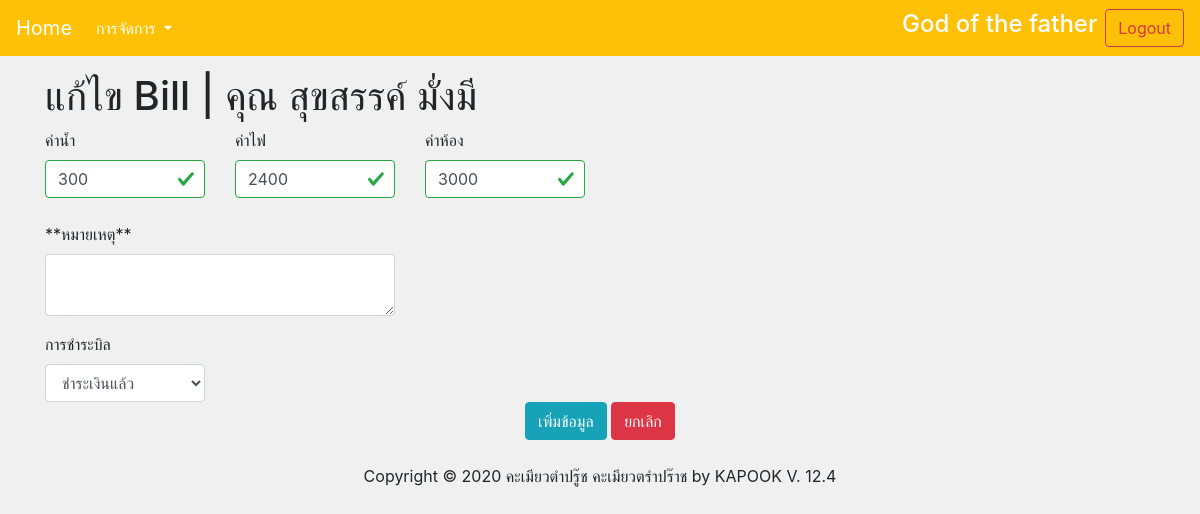
Page /editBillReport.php?id_bill=8 (signed in) on the committed database.
### tables this page shows
CREATE TABLE `bill` (
  `id_bill` int(11) NOT NULL,
  `id_member` int(11) NOT NULL,
  `water_bill` double NOT NULL,
  `electric_bill` double NOT NULL,
  `room_bill` double NOT NULL,
  `result_bill` double NOT NULL,
  `report_bill` text NOT NULL,
  `status_bill` varchar(15) NOT NULL,
  `date_bill` date NOT NULL
);

CREATE TABLE `member` (
  `id_member` int(11) NOT NULL,
  `idcard_member` varchar(14) NOT NULL,
  `name_member` varchar(30) NOT NULL,
  `sur_member` varchar(30) NOT NULL,
  `room_member` varchar(5) NOT NULL,
  `vehicle_member` varchar(12) DEFAULT NULL,
  `plate_member` varchar(10) DEFAULT NULL,
  `phone_member` varchar(10) NOT NULL,
  `fristday_member` date DEFAULT NULL
);

### editBillReport.php (the view, shortened to what this page needs)
<?php
require 'connect.php';
if (!$_SESSION['userid']) {
    echo "<script>";
    echo "alert('ไม่ได้มีการ login เข้ามาอย่างถูกต้อง')";
    echo "</script>";
    Header('Refresh:0; url=index.php');
} else if ($_SESSION['userstatus'] == "user") {
    echo "<script>";
    echo "alert('ไม่มีสิทธิ์ในการใช้งาน\nจะต้องเป็นผู้ใช้ระดับ Admin เท่านั้น')";
    echo "</script>";
} else {
    $name_login = $_SESSION['name'];
    $id_bill = $_REQUEST['id_bill'];
    $query  = "SELECT bill.id_bill,member.id_member,member.name_member,member.sur_member,bill.water_bill,bill.electric_bill,bill.room_bill,bill.report_bill FROM bill INNER JOIN member ON bill.id_member=member.id_member WHERE bill.id_bill=$id_bill";
    $result = mysqli_query($connect, $query);
    while ($row = mysqli_fetch_array($result)) {
        $name = $row['name_member'] . " " . $row['sur_member'];
        $water = $row['water_bill'];
        $ele = $row['electric_bill'];
        $room = $row['room_bill'];
        $report = $row['report_bill'];
    }
?>
    <html>
    <head>
        <link rel="stylesheet" href="https://maxcdn.bootstrapcdn.com/bootstrap/4.0.0/css/bootstrap.min.css">
        <link rel="stylesheet" href="https://cdnjs.cloudflare.com/ajax/libs/twitter-bootstrap/4.5.2/css/bootstrap.css">
        <link rel="stylesheet" href="https://cdn.datatables.net/1.10.22/css/dataTables.bootstrap4.min.css">
        <link rel="stylesheet" href=" https://cdn.datatables.net/buttons/1.6.4/css/buttons.bootstrap4.min.css">
        <link rel="stylesheet" href="asset/style.css">
    </head>
    <body>
        <div class="sticky-top">
            <nav class="navbar navbar-expand-lg  navbar-light bg-warning">
                <a class="navbar-brand text-white" href="admin.php">Home</a>
                <div class="collapse navbar-collapse" id="navbarSupportedContent">
                    <ul class="navbar-nav mr-auto">
                        <li class="nav-item dropdown">
                            <a class="nav-link dropdown-toggle text-white" href="#" id="navbarDropdown" role="button" data-toggle="dropdown" aria-haspopup="true" aria-expanded="false">
                                การจัดการ
                            </a>
                        </li>
                    </ul>
                    <form class="form-inline my-2 my-lg-0">
                        <h4 class="mr-sm-2 text-white"><?php echo $name_login; ?></h4>
                        <button type="button" class="btn btn-outline-danger" data-toggle="modal" data-target="#exampleModal">
                            Logout
                        </button>
                    </form>
                </div>
            </nav>
        </div>
        <div class="container pt-3">
            <h1>แก้ไข Bill | คุณ <?php echo $name; ?></h1>
            <div class="form-group">
                <div class="row">
                    <div class="col-2">
                        <label>ค่าน้ำ</label>
                        <div class="was-validated">
                            <input type="number" class="form-control" name="water_bill" id="water_bill" value="<?php echo $water; ?>" required>
                        </div>
                    </div>
                    <div class="col-2">
                        <label>ค่าไฟ</label>
                        <div class="was-validated">
                            <input type="number" class="form-control" name="electric_bill" id="electric_bill" value="<?php echo $ele; ?>" required>
                        </div>
                    </div>
                    <div class="col-2">
                        <label>ค่าห้อง</label>
                        <div class="was-validated">
                            <input type="number" class="form-control" name="room_bill" id="room_bill" value="<?php echo $room; ?>" required>
                        </div>
                    </div>
                </div>
                <br>
                <div class="row">
                    <div class="col-4">
                        <label>**หมายเหตุ**</label>
                        <textarea class="form-control" name="report_bill" id="report_bill"><?php echo $report; ?></textarea>
                    </div>
                </div>
            </div>
            <div class="row">
                <div class="col-2">
                    <label>การชำระบิล</label>
                    <select class="form-control" id="status_bill">
                        <option value="ชำระแล้ว">ชำระเงินแล้ว</option>
                    </select>
                </div>
            </div>
        </div>
        <center>
            <button type="button" class="btn btn-info" data-toggle="modal" data-target="#updatebill">เพิ่มข้อมูล</button>
            <input type="reset" class="btn btn-danger" value="ยกเลิก">
        </center>
        <br>
        <center>Copyright © 2020 คะเมียวตำปรู๊ช คะเมียวตรำปร๊าช by KAPOOK V. 12.4</center><br>
        </div><br>
    </body>
    </html>
<?php } ?>

### asset/style.css (style rules this page uses)
body { background-color: rgb(240, 240, 240); }

### rows in the picture
bill: id_member.sur_member "สุขสรรค์ มั่งมี", water_bill "300", electric_bill "2400", room_bill "3000"

### other values in the picture
$name_login "God of the father"
